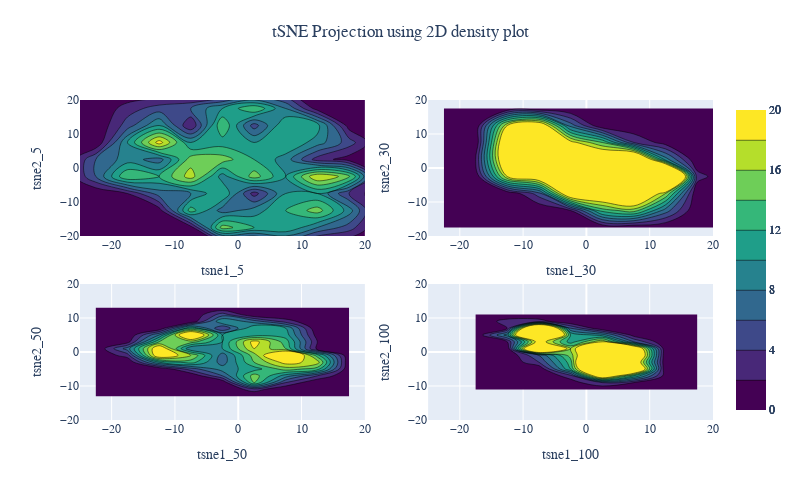

The code cell stored with this chart in its notebook:
### Markdown cell above
<font size="+2" color="grey"><b>2.3 2D density plot  </b></font><br><a id="2.3"></a>
<a href="#top" class="btn-xs btn-danger" role="button" aria-pressed="true" style="color:white" data-toggle="popover">Go back to the TOP</a>


From the taxanomy, plotting 2D density plot
- Dimension: D = 2
- Data abstraction: two numeric variables
- Encoding: position (x&y-axis), size, color 
- Interaction: selection and filter, tooltip
- Layout: Juxtaposition (horizontal&vertical concatenation)

### Code cell
fig = make_subplots(
    rows=2, cols=2,
)

fig.add_trace(go.Histogram2dContour(
    x=tsne_para.iloc[:,0], 
    y=tsne_para.iloc[:,1], 
    colorscale='Viridis',
    zmin=0,
    zmax=20
), row=1, col=1)

fig.add_trace(go.Histogram2dContour( 
    x=tsne_para.iloc[:,2], 
    y=tsne_para.iloc[:,3],
    colorscale='Viridis',
    zmin=0,
    zmax=20
), row=1, col=2)

fig.add_trace(go.Histogram2dContour(
   x=tsne_para.iloc[:,4],  
   y=tsne_para.iloc[:,5],
   colorscale='Viridis',
   zmin=0,
   zmax=20
), row=2, col=1)

fig.add_trace(go.Histogram2dContour(
    x=tsne_para.iloc[:,6], 
    y=tsne_para.iloc[:,7],
    colorscale='Viridis',
    zmin=0,
    zmax=20
), row=2, col=2)

fig.update_xaxes(title_text='tsne1_5', row=1, col=1, range=[-25, 20])
fig.update_yaxes(title_text='tsne2_5', row=1, col=1, range=[-20, 20])
fig.update_xaxes(title_text='tsne1_30', row=1, col=2, range=[-25, 20])
fig.update_yaxes(title_text='tsne2_30', row=1, col=2, range=[-20, 20])
fig.update_xaxes(title_text='tsne1_50', row=2, col=1, range=[-25, 20])
fig.update_yaxes(title_text='tsne2_50', row=2, col=1, range=[-20, 20])
fig.update_xaxes(title_text='tsne1_100', row=2, col=2, range=[-25, 20])
fig.update_yaxes(title_text='tsne2_100', row=2, col=2, range=[-20, 20])

fig.update_layout(height=500, width=800, hovermode='closest', title={
        'text': 'tSNE Projection using 2D density plot',
        'y': 0.95,
        'x': 0.5,
        'xanchor': 'center',
        'yanchor': 'top'
    }, 
    font=dict(family="Helvetica Neue, Arial", size=12), )

fig.show()

### Figure 1 — Plotly figure (JSON) as saved in the notebook; plotly's stock layout.template omitted (floating-point values rounded to 4 significant figures; data arrays with more than 128 entries replaced by an {"elided": "..."} marker saying what was removed)
{"data": [{"colorscale": [[0, "#440154"], [0.1111, "#482878"], [0.2222, "#3e4989"], [0.3333, "#31688e"], [0.4444, "#26828e"], [0.5556, "#1f9e89"], [0.6667, "#35b779"], [0.7778, "#6ece58"], [0.8889, "#b5de2b"], [1, "#fde725"]], "type": "histogram2dcontour", "x": {"elided": "569 float values"}, "xaxis": "x", "y": {"elided": "569 float values"}, "yaxis": "y", "zmax": 20, "zmin": 0}, {"colorscale": [[0, "#440154"], [0.1111, "#482878"], [0.2222, "#3e4989"], [0.3333, "#31688e"], [0.4444, "#26828e"], [0.5556, "#1f9e89"], [0.6667, "#35b779"], [0.7778, "#6ece58"], [0.8889, "#b5de2b"], [1, "#fde725"]], "type": "histogram2dcontour", "x": {"elided": "569 float values"}, "xaxis": "x2", "y": {"elided": "569 float values"}, "yaxis": "y2", "zmax": 20, "zmin": 0}, {"colorscale": [[0, "#440154"], [0.1111, "#482878"], [0.2222, "#3e4989"], [0.3333, "#31688e"], [0.4444, "#26828e"], [0.5556, "#1f9e89"], [0.6667, "#35b779"], [0.7778, "#6ece58"], [0.8889, "#b5de2b"], [1, "#fde725"]], "type": "histogram2dcontour", "x": {"elided": "569 float values"}, "xaxis": "x3", "y": {"elided": "569 float values"}, "yaxis": "y3", "zmax": 20, "zmin": 0}, {"colorscale": [[0, "#440154"], [0.1111, "#482878"], [0.2222, "#3e4989"], [0.3333, "#31688e"], [0.4444, "#26828e"], [0.5556, "#1f9e89"], [0.6667, "#35b779"], [0.7778, "#6ece58"], [0.8889, "#b5de2b"], [1, "#fde725"]], "type": "histogram2dcontour", "x": {"elided": "569 float values"}, "xaxis": "x4", "y": {"elided": "569 float values"}, "yaxis": "y4", "zmax": 20, "zmin": 0}], "layout": {"font": {"family": "Helvetica Neue, Arial", "size": 12}, "height": 500, "hovermode": "closest", "title": {"text": "tSNE Projection using 2D density plot", "x": 0.5, "xanchor": "center", "y": 0.95, "yanchor": "top"}, "width": 800, "xaxis": {"anchor": "y", "domain": [0, 0.45], "range": [-25, 20], "title": {"text": "tsne1_5"}}, "xaxis2": {"anchor": "y2", "domain": [0.55, 1], "range": [-25, 20], "title": {"text": "tsne1_30"}}, "xaxis3": {"anchor": "y3", "domain": [0, 0.45], "range": [-25, 20], "title": {"text": "tsne1_50"}}, "xaxis4": {"anchor": "y4", "domain": [0.55, 1], "range": [-25, 20], "title": {"text": "tsne1_100"}}, "yaxis": {"anchor": "x", "domain": [0.575, 1], "range": [-20, 20], "title": {"text": "tsne2_5"}}, "yaxis2": {"anchor": "x2", "domain": [0.575, 1], "range": [-20, 20], "title": {"text": "tsne2_30"}}, "yaxis3": {"anchor": "x3", "domain": [0, 0.425], "range": [-20, 20], "title": {"text": "tsne2_50"}}, "yaxis4": {"anchor": "x4", "domain": [0, 0.425], "range": [-20, 20], "title": {"text": "tsne2_100"}}}}
